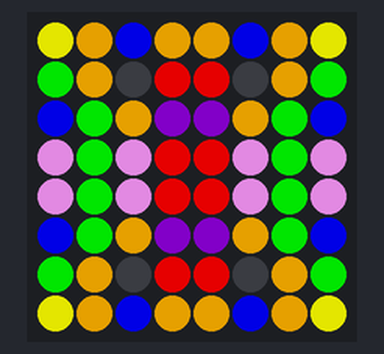
Recording of a program running on a simulated Raspberry Pi (BCM pin numbers) with a Sense HAT. On the bench: the Sense HAT's 8×8 RGB LED matrix. Dim RGB values are drawn brighter than linear; random numbers come from a fixed seed.

Above: at 0.1 s.
At 5.1 s:
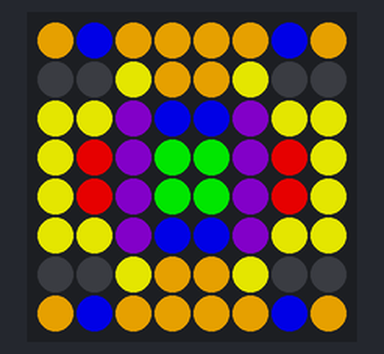
At 9.1 s:
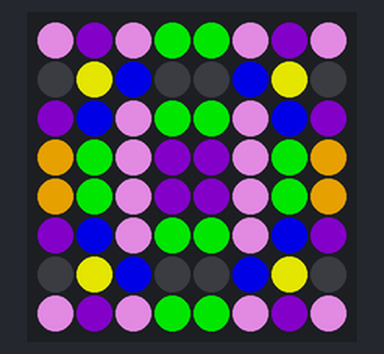
At 18.1 s:
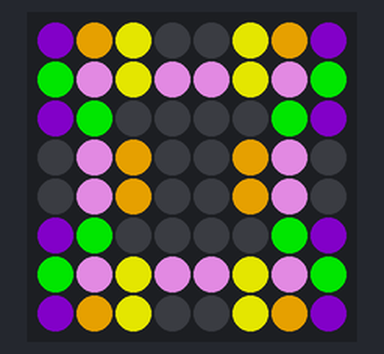
At 27.1 s:
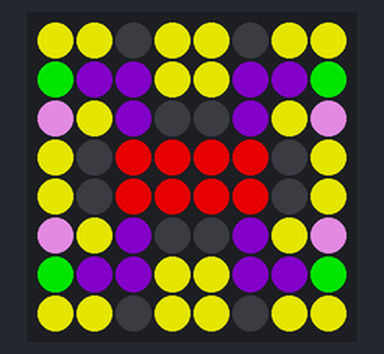
At 37.1 s:
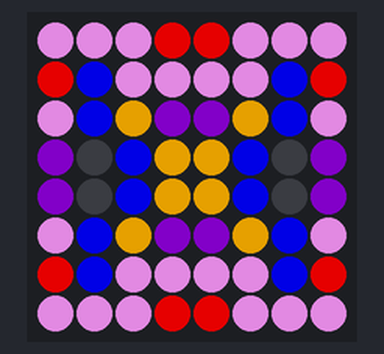

Measured:
- what the display in image 1 shows lasts 1.0 s, from 5.0 s to 6.0 s

The program:

kaleidoscope.py
```python
#!/usr/bin/env python3
# ========================================================================
# kaleidoscope.py
#
# Description: Simulate a kaleidoscope pattern.
#
# Author: Jim Ing
# Date: 2024-09-24
# ========================================================================

import argparse
import time
import random
from signal import pause
from config import sense

# Define color palettes
palettes = {
    'rainbow': [(255, 0, 0), (255, 165, 0), (255, 255, 0), (0, 255, 0), (0, 0, 255), (75, 0, 130), (238, 130, 238), (0, 0, 0)],  # Black included
    'cool': [(0, 255, 255), (0, 128, 255), (0, 0, 255), (0, 0, 128), (0, 0, 0)],  # Blue shades and black
    'warm': [(255, 0, 0), (255, 165, 0), (255, 255, 0), (255, 69, 0), (0, 0, 0)],  # Warm colors and black
    'pastel': [(255, 182, 193), (176, 224, 230), (255, 218, 185), (221, 160, 221), (0, 0, 0)],  # Pastel colors and black
    'grayscale': [(255, 255, 255), (192, 192, 192), (128, 128, 128), (64, 64, 64), (0, 0, 0)],  # Shades of gray and black
}

# Parse command-line arguments
parser = argparse.ArgumentParser(description="Kaleidoscope for Sense HAT")
parser.add_argument("--mode", choices=["random", "smooth"], default="random", help="Control mode")
parser.add_argument("--palette", choices=palettes.keys(), default="rainbow", help="Choose color palette")
args = parser.parse_args()

# Load selected color palette
color_palette = palettes[args.palette]

# Rotate a pixel matrix (8x8 grid)
def rotate_pixels_90_clockwise(pixels):
    rotated = [None] * 64
    for y in range(8):
        for x in range(8):
            rotated[x * 8 + (7 - y)] = pixels[y * 8 + x]
    return rotated

# Draw a symmetrical kaleidoscope pattern
def draw_kaleidoscope(pixels):
    # Apply symmetry to an 8x8 grid
    for y in range(4):  # Work on the first 4 rows (top half)
        for x in range(4):  # Work on the first 4 columns (left half)
            mirror_x = 7 - x  # Symmetry along the vertical axis
            mirror_y = 7 - y  # Symmetry along the horizontal axis
            pixels[y * 8 + mirror_x] = pixels[y * 8 + x]  # Horizontal mirror
            pixels[mirror_y * 8 + x] = pixels[y * 8 + x]  # Vertical mirror
            pixels[mirror_y * 8 + mirror_x] = pixels[y * 8 + x]  # Both axes mirror

    sense.set_pixels(pixels)

# Initialize the pixel grid with random colors
def initialize_pixels():
    return [random.choice(color_palette) for _ in range(64)]

# Random mode
def random_mode():
    while True:
        pixels = initialize_pixels()
        draw_kaleidoscope(pixels)
        time.sleep(1)

# Smooth transition mode
def smooth_transition_mode():
    pixels = initialize_pixels()
    while True:
        draw_kaleidoscope(pixels)
        time.sleep(0.5)  # Control the speed of transitions
        # Apply a 90-degree clockwise rotation to the pixel grid
        pixels = rotate_pixels_90_clockwise(pixels)

try:
    # Run the script based on the selected mode
    if args.mode == "random":
        random_mode()
    elif args.mode == "smooth":
        smooth_transition_mode()

except KeyboardInterrupt:
    sense.clear()
```

config.py
```python
#!/usr/bin/env python3
# ========================================================================
# config.py
#
# Description: Global configuration.
#
# Author: Jim Ing
# Date: 2024-08-29
# ========================================================================

from sense_hat import SenseHat
#from sense_hat import SenseHat, ACTION_PRESSED, ACTION_HELD, ACTION_RELEASED

sense = SenseHat()

sense.rotation = 0
sense.low_light = True
```
